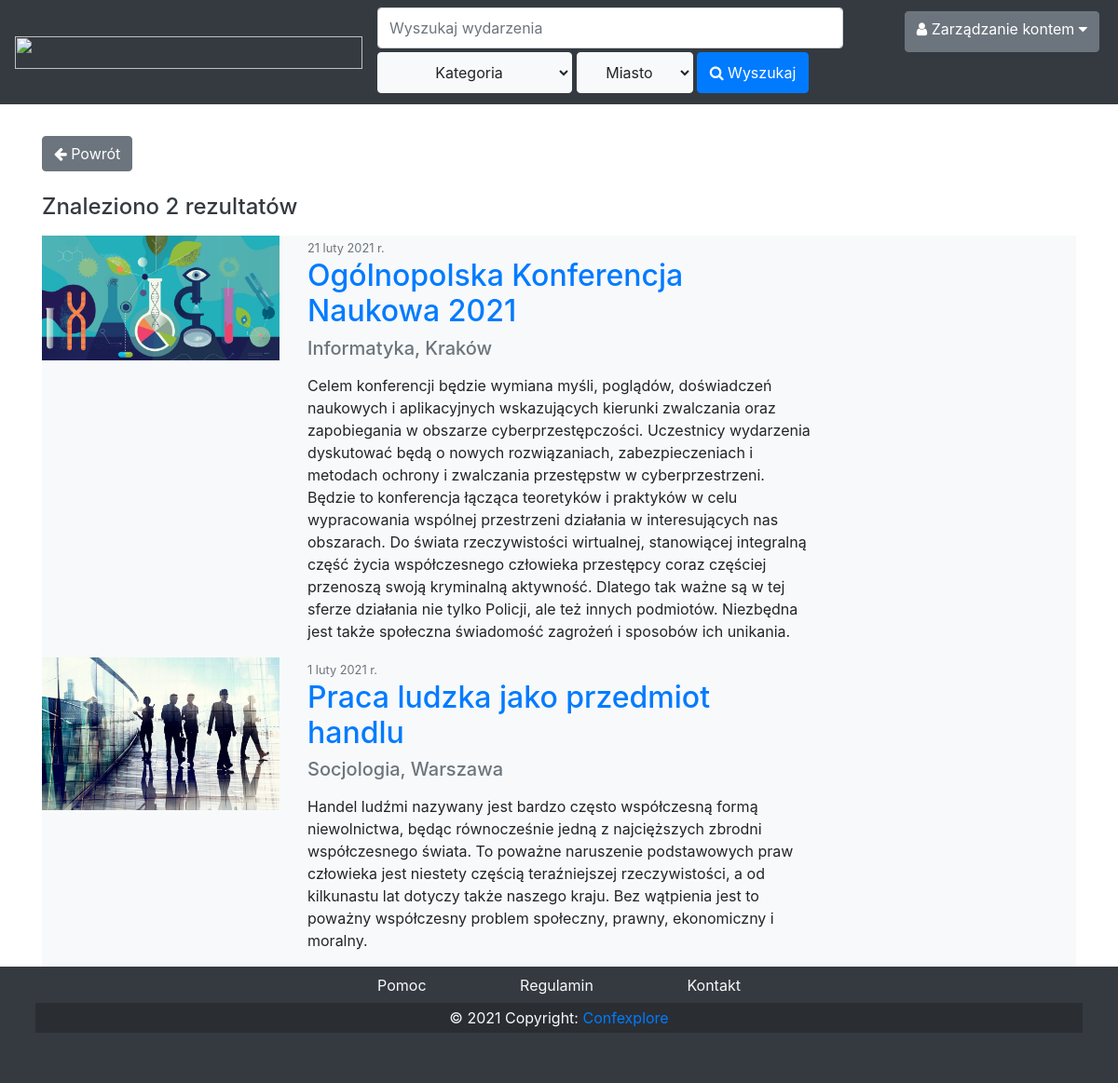
/search/ (signed in), run on the app's committed database.
### content/models.py (models this page shows, shortened)
class Event(models.Model):
    id = models.IntegerField(primary_key=True)
    name = models.CharField(max_length=100, default='konferencja')
    info = models.TextField(blank=True)
    localization = models.ForeignKey('City', on_delete=models.CASCADE, default="Warszawa")
    type = models.ForeignKey('Type', on_delete=models.CASCADE, default="Ogólna")
    date = models.CharField(max_length=30, default='1 stycznia')
    price = models.IntegerField(default=0)
    photo = models.ImageField(upload_to='images/', default='default.jpg')
    schedule = models.FileField(upload_to='schedule/', default='default.pdf')
    accepted = models.BooleanField(default=False)
    organizer = models.ForeignKey(Organizer, on_delete=models.CASCADE)

class Type(models.Model):
    name = models.CharField(max_length=100, default='Ogólna')

class City(models.Model):
    name = models.CharField(max_length=50, default='Warszawa')

### content/views.py (the view)
# urls.py: path('search/', SearchView.as_view(), name='search'),
class SearchView(View):
    def get(self, request):
        name = self.request.GET.get('q', '')
        e_type = int(self.request.GET.get('type', '-1'))
        city = int(self.request.GET.get('city', '-1'))
        query = {}
        if name:
            query['name__icontains'] = name
        if e_type != -1:
            query['type__id'] = e_type
        if city != -1:
            query['localization__id'] = city
        return render(request, 'content/search.html', {
            'events': Event.objects.filter(**query),
            'events_count': Event.objects.filter(**query).count()
        })

### content/context_processors.py (called while the page is built)
def search(request: HttpRequest) -> dict:
    context = {
        'types': Type.objects.all(),
        'cities': City.objects.all()
    }
    try:
        context['user_type'] = request.user.profile.role_name
    except AttributeError:
        pass
    return context

### templates/content/search.html
{% extends "main.html" %}
{% block content %}
<nav class="nav m-3">
  <p class="text-secondary mr-1">Strona główna > </p>
  <p class="text-primary mr-1">Wyniki wyszukiwania</p>
</nav>
<a href="/" class="btn btn-secondary" role="button"><span class="btn-label"><i class="fa fa-arrow-left"></i></span>
  Powrót</a><br><br>
<h4>
  <p class="text-dark">Znaleziono {{ events_count }} rezultatów</p>
</h4>
{% for event in events %}
<article class="media content-section bg-light">
  <div class="media-body">
    <div class="row">
      <div class="col-3">
        <img src="{{event.photo.url}}" class="img-fluid">
      </div>
      <div class="col-6">
        <div class="article-metadata">
          <small class="text-muted">{{ event.date }}</small>
        </div>
        <h2><a class="article-title" href="/eventPreview/{{ event.id}}/">{{ event.name }}</a></h2>
        <h5>
          <p class="text-secondary">{{ event.type.name }}, {{ event.localization.name }}</p>
        </h5>
        <p class="article-content">{{ event.info }}</p>
      </div>
    </div>
  </div>
</article>
{% endfor %}
</div>
{% endblock content %}

### static/style.css (style rules this page uses)
body { margin: 0; padding: 0; }

### data on the page
Event: photo (picture), date "21 luty 2021 r.", name "Ogólnopolska Konferencja Naukowa 2021", type.name "Informatyka", localization.name "Kraków", info "Celem konferencji będzie wymiana myśli, poglądów, doświadczeń naukowych i aplikacyjnych wskazujących kierunki zwalczania oraz zapobiegania w obszarze cyberprzestępczości. Uczestnicy wydarzenia dyskutować będą o nowych rozwiązaniach, zabezpieczeniach i metodach ochrony i zwalczania przestępstw w cyberprzestrzeni. Będzie to konferencja łącząca teoretyków i praktyków w celu wypracowania wspólnej przestrzeni działania w interesujących nas obszarach. Do świata rzeczywistości wirtualnej, stanowiącej integralną część życia współczesnego człowieka przestępcy coraz częściej przenoszą swoją kryminalną aktywność. Dlatego tak ważne są w tej sferze działania nie tylko Policji, ale też innych podmiotów.…"
Event: photo (picture), date "1 luty 2021 r.", name "Praca ludzka jako przedmiot handlu", type.name "Socjologia", localization.name "Warszawa", info "Handel ludźmi nazywany jest bardzo często współczesną formą niewolnictwa, będąc równocześnie jedną z najcięższych zbrodni współczesnego świata. To poważne naruszenie podstawowych praw człowieka jest niestety częścią teraźniejszej rzeczywistości, a od kilkunastu lat dotyczy także naszego kraju. Bez wątpienia jest to poważny współczesny problem społeczny, prawny, ekonomiczny i moralny."

### other printed values
{{ events_count }} "2"
